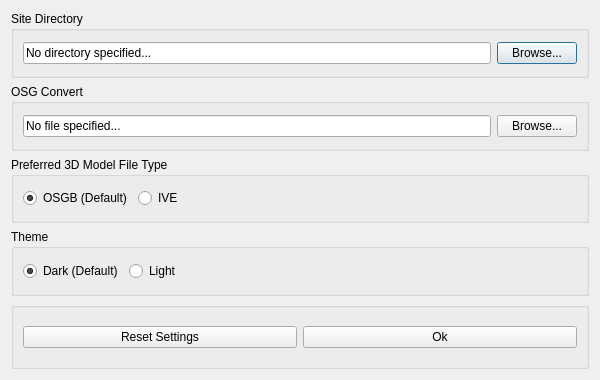
<?xml version="1.0" encoding="UTF-8"?>
<ui version="4.0">
 <class>SettingsDialog</class>
 <widget class="QDialog" name="SettingsDialog">
  <property name="geometry">
   <rect>
    <x>0</x>
    <y>0</y>
    <width>600</width>
    <height>380</height>
   </rect>
  </property>
  <property name="windowTitle">
   <string>Settings</string>
  </property>
  <layout class="QGridLayout" name="gridLayout_1">
   <item row="0" column="0">
    <widget class="QGroupBox" name="siteDirGroupBox">
     <property name="title">
      <string>Site Directory</string>
     </property>
     <layout class="QGridLayout" name="gridLayout_2">
      <item row="0" column="0">
       <widget class="QLineEdit" name="mSiteDir">
        <property name="text">
         <string>No directory specified...</string>
        </property>
       </widget>
      </item>
      <item row="0" column="3">
       <widget class="QPushButton" name="mBrowseSiteDirButton">
        <property name="text">
         <string>Browse...</string>
        </property>
       </widget>
      </item>
     </layout>
    </widget>
   </item>
   <item row="1" column="0">
    <widget class="QGroupBox" name="osgConvGroupBox">
     <property name="title">
      <string>OSG Convert</string>
     </property>
     <layout class="QGridLayout" name="gridLayout_3">
      <item row="0" column="0">
       <widget class="QLineEdit" name="mOsgConv">
        <property name="text">
         <string>No file specified...</string>
        </property>
       </widget>
      </item>
      <item row="0" column="3">
       <widget class="QPushButton" name="mBrowseOsgConvButton">
        <property name="text">
         <string>Browse...</string>
        </property>
       </widget>
      </item>
     </layout>
    </widget>
   </item>
   <item row="2" column="0">
    <widget class="QGroupBox" name="mOsgConvFileTypeGroupBox">
     <property name="title">
      <string>Preferred 3D Model File Type</string>
     </property>
     <layout class="QGridLayout" name="gridLayout_4">
      <item row="0" column="1">
       <widget class="QRadioButton" name="mIVEButton">
        <property name="text">
         <string>IVE</string>
        </property>
       </widget>
      </item>
      <item row="0" column="0">
       <widget class="QRadioButton" name="mOSGBButton">
        <property name="text">
         <string>OSGB (Default)</string>
        </property>
        <property name="checked">
         <bool>true</bool>
        </property>
       </widget>
      </item>
      <item row="0" column="2">
       <spacer name="horizontalSpacer_2">
        <property name="orientation">
         <enum>Qt::Horizontal</enum>
        </property>
        <property name="sizeHint" stdset="0">
         <size>
          <width>40</width>
          <height>20</height>
         </size>
        </property>
       </spacer>
      </item>
     </layout>
    </widget>
   </item>
   <item row="3" column="0">
    <widget class="QGroupBox" name="mThemeGroupBox">
     <property name="title">
      <string>Theme</string>
     </property>
     <layout class="QGridLayout" name="gridLayout_5">
      <item row="0" column="1">
       <widget class="QRadioButton" name="mLightThemeButton">
        <property name="text">
         <string>Light</string>
        </property>
       </widget>
      </item>
      <item row="0" column="0">
       <widget class="QRadioButton" name="mDarkThemeButton">
        <property name="text">
         <string>Dark (Default)</string>
        </property>
        <property name="checked">
         <bool>true</bool>
        </property>
       </widget>
      </item>
      <item row="0" column="2">
       <spacer name="horizontalSpacer">
        <property name="orientation">
         <enum>Qt::Horizontal</enum>
        </property>
        <property name="sizeHint" stdset="0">
         <size>
          <width>40</width>
          <height>20</height>
         </size>
        </property>
       </spacer>
      </item>
     </layout>
    </widget>
   </item>
   <item row="4" column="0">
    <widget class="QGroupBox" name="miscButtonGroupBox">
     <layout class="QGridLayout" name="gridLayout_8">
      <item row="0" column="0">
       <widget class="QPushButton" name="mResetSettingsButton">
        <property name="text">
         <string>Reset Settings</string>
        </property>
        <property name="icon">
         <iconset>
          <normaloff>:/icons/Light/64x64/alert_red.png</normaloff>:/icons/Light/64x64/alert_red.png</iconset>
        </property>
       </widget>
      </item>
      <item row="0" column="1">
       <widget class="QPushButton" name="mOkButton">
        <property name="text">
         <string>Ok</string>
        </property>
       </widget>
      </item>
     </layout>
    </widget>
   </item>
  </layout>
 </widget>
 <resources/>
 <connections/>
</ui>
